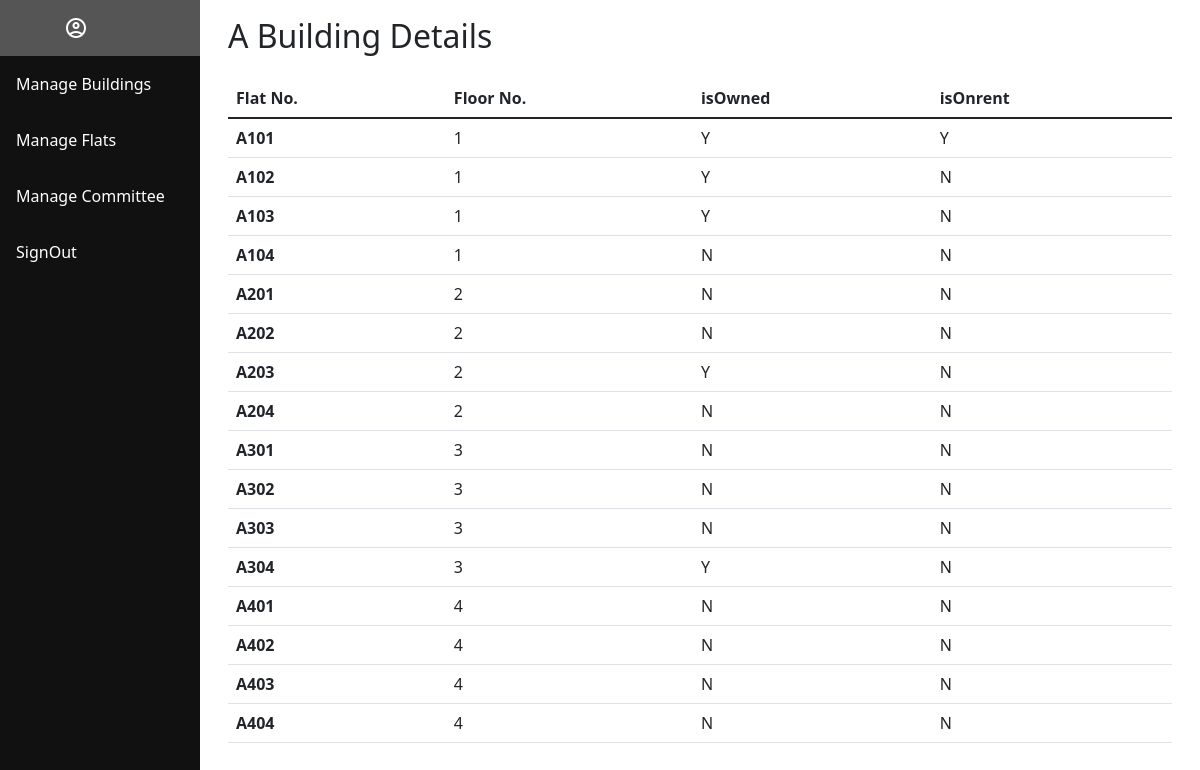
/admin/manageflats.php?BID=A&FLOOR=4&FLAT=4, run on the app's committed database.
### tables this page shows
CREATE TABLE `flattb` (
  `flatno` varchar(255) NOT NULL,
  `b_id` varchar(255) NOT NULL,
  `floorno` int(11) NOT NULL,
  `isowned` int(11) NOT NULL,
  `isonrent` int(11) NOT NULL
);

### admin/manageflats.php (the view, shortened to what this page needs)
<?php
include "./sidebar.php";
?>
<div class="content">
    <div class="container">
        <?php
        $b_id = $_GET['BID'];
        $sql = "select * from flatTB where b_id='$b_id'";
        include "connection.php";
        $response = mysqli_query($con, $sql);
        if (mysqli_num_rows($response) > 0) {
        ?>
            <h2 class="py-3"><?php echo $b_id ?> Building Details</h2>
            <table class="table ">
                <thead>
                    <tr>
                        <th scope="col">Flat No.</th>
                        <th scope="col">Floor No.</th>
                        <th scope="col">isOwned</th>
                        <th scope="col">isOnrent</th>
                    </tr>
                </thead>
                <tbody>
                    <?php
                    while ($data = mysqli_fetch_assoc($response)) {
                    ?>
                        <tr>
                            <th scope="row"><?php echo $data['flatno'] ?></th>
                            <td><?php echo $data['floorno'] ?></td>
                            <td><?php if ($data['isowned'] == 1) {
                                    echo "Y";
                                } else {
                                    echo "N";
                                } ?></td>
                            <td><?php if ($data['isonrent'] == 1) {
                                    echo "Y";
                                } else {
                                    echo "N";
                                } ?></td>
                        </tr>
                    <?php
                    }
                    ?>
                </tbody>
            </table>
            <div class="dummy" style="height: 40px;"></div>
        <?php
        }
        ?>
    </div>
</div>

### css/sidebar.css (style rules this page uses)
div.content { background-color: white; margin-left: 200px; padding: 1px 16px; height: auto; }

### data on the page
flattb: flatno "A101", floorno "1", isowned "Y", isonrent "Y"
flattb: flatno "A102", floorno "1", isowned "Y", isonrent "N"
flattb: flatno "A103", floorno "1", isowned "Y", isonrent "N"
flattb: flatno "A104", floorno "1", isowned "N", isonrent "N"
flattb: flatno "A201", floorno "2", isowned "N", isonrent "N"
flattb: flatno "A202", floorno "2", isowned "N", isonrent "N"
flattb: flatno "A203", floorno "2", isowned "Y", isonrent "N"
flattb: flatno "A204", floorno "2", isowned "N", isonrent "N"
flattb: flatno "A301", floorno "3", isowned "N", isonrent "N"
flattb: flatno "A302", floorno "3", isowned "N", isonrent "N"
flattb: flatno "A303", floorno "3", isowned "N", isonrent "N"
flattb: flatno "A304", floorno "3", isowned "Y", isonrent "N"
flattb: flatno "A401", floorno "4", isowned "N", isonrent "N"
flattb: flatno "A402", floorno "4", isowned "N", isonrent "N"
flattb: flatno "A403", floorno "4", isowned "N", isonrent "N"
flattb: flatno "A404", floorno "4", isowned "N", isonrent "N"

### other printed values
$b_id "A"
